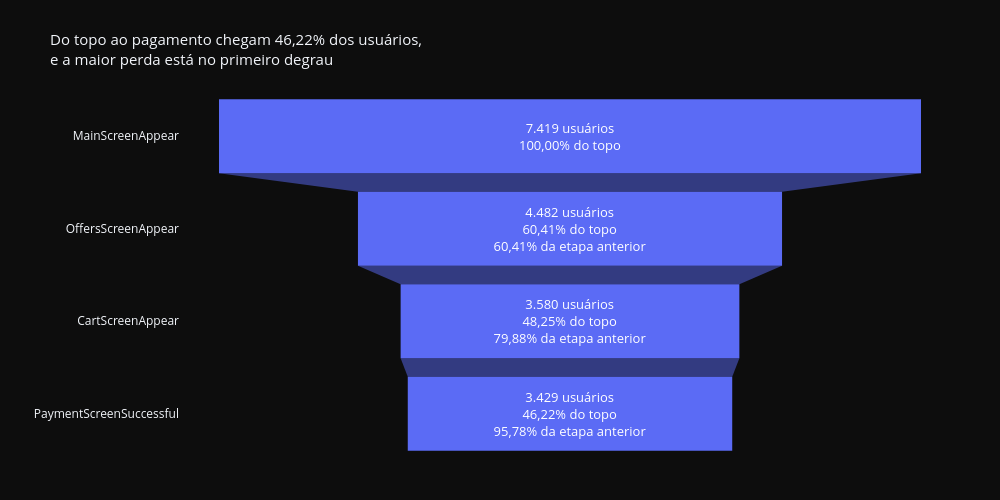

The notebook cell this image was saved under:
### Code cell
# --- gráfico ------------------------------------------------------------------
# Aqui o funil do plotly paga o custo dele, porque a forma do funil é o próprio resultado: o
# estreitamento desigual das faixas mostra de relance onde a perda se concentra, coisa que a
# tabela só entrega depois de o leitor comparar quatro números.
#
# Duas ressalvas que eu já tinha registrado, e as duas mudaram o código.
#
# O hover não existe em PDF nem em imagem estática, então todo rótulo tem que estar impresso na
# figura. Por isso eu monto o texto à mão e uso `textinfo='text'` em vez de deixar o plotly
# escrever: o `textinfo` nativo dele sai em inglês, com "of initial" e "of previous", e arredonda
# o percentual a zero casas.
#
# E número em português leva ponto no milhar e vírgula no decimal, então os rótulos passam pelo
# `milhar` e pelo `pct_br` como em todos os outros gráficos daqui.
#
# `uniformtext` força o mesmo corpo de letra nas quatro faixas. Sem ele o plotly encolhe o texto
# para caber na faixa que estreita, e a etapa final sai com letra menor que a do topo sem que
# isso signifique nada.

rotulos_funil = [milhar(u) + ' usuários<br>' + pct_br(topo) + '% do topo'
                + ('' if pd.isna(ant) else '<br>' + pct_br(ant) + '% da etapa anterior')
                for u, topo, ant in zip(funil['usuários'], funil['% do topo'],
                                        funil['% da etapa anterior'])]

fig = go.Figure(go.Funnel(
    y=funil.index,
    x=funil['usuários'],
    text=rotulos_funil,
    textinfo='text',
    textposition='inside',
    insidetextfont=dict(size=13, color='#ffffff'),
    marker=dict(color=CORES[0]),
    connector=dict(line=dict(color='#333333')),
))

fig.update_layout(
    template=TEMPLATE_PLOTLY,
    title=dict(text='Do topo ao pagamento chegam ' + pct_br(funil['% do topo'].iloc[-1])
                    + '% dos usuários,<br>e a maior perda está no primeiro degrau',
            font=dict(size=15)),
    uniformtext=dict(minsize=12, mode='show'),
    width=1000, height=500, margin=dict(l=180, r=40, t=90, b=40),
    paper_bgcolor='#0d0d0d', plot_bgcolor='#0d0d0d', showlegend=False,
)

# O PNG estático depende do kaleido, que é pacote à parte do plotly e pode não existir no
# ambiente. Faltando ele, o gráfico interativo continua aparecendo e só o arquivo não é gravado.
try:
    fig.write_image('images/3_4_funil.png', scale=2)
except Exception as erro:
    print('PNG do funil não gravado:', type(erro).__name__, '(kaleido provavelmente ausente)')

fig.show()

### Figure 1 — Plotly figure (JSON) as saved in the notebook; plotly's stock layout.template omitted (floating-point values rounded to 4 significant figures)
{"data": [{"connector": {"line": {"color": "#333333"}}, "insidetextfont": {"color": "#ffffff", "size": 13}, "marker": {"color": "#5B6BF5"}, "text": ["7.419 usuários<br>100,00% do topo", "4.482 usuários<br>60,41% do topo<br>60,41% da etapa anterior", "3.580 usuários<br>48,25% do topo<br>79,88% da etapa anterior", "3.429 usuários<br>46,22% do topo<br>95,78% da etapa anterior"], "textinfo": "text", "textposition": "inside", "type": "funnel", "x": [7419, 4482, 3580, 3429], "y": ["MainScreenAppear", "OffersScreenAppear", "CartScreenAppear", "PaymentScreenSuccessful"]}], "layout": {"height": 500, "margin": {"b": 40, "l": 180, "r": 40, "t": 90}, "paper_bgcolor": "#0d0d0d", "plot_bgcolor": "#0d0d0d", "showlegend": false, "title": {"font": {"size": 15}, "text": "Do topo ao pagamento chegam 46,22% dos usuários,<br>e a maior perda está no primeiro degrau"}, "uniformtext": {"minsize": 12, "mode": "show"}, "width": 1000}}
